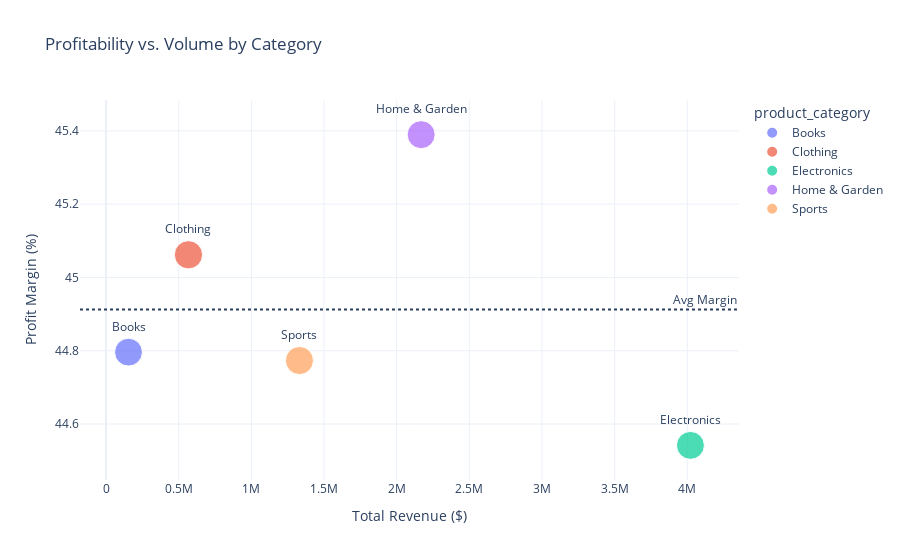

The notebook cell saved with this chart:
### Markdown cell above
## 3. Product Mix: Where is the Profit?
Not all revenue is created equal. Some categories drive volume, while others drive margin.

### Code cell
cat_perf = sales.groupby('product_category').agg({
    'revenue': 'sum',
    'profit': 'sum',
    'transaction_id': 'count'
}).reset_index()

cat_perf['margin_pct'] = (cat_perf['profit'] / cat_perf['revenue']) * 100
cat_perf = cat_perf.rename(columns={'transaction_id': 'orders'})

fig = px.scatter(cat_perf, x='revenue', y='margin_pct', 
                 size='orders', color='product_category',
                 hover_name='product_category',
                 title='Profitability vs. Volume by Category',
                 labels={'revenue': 'Total Revenue ($)', 'margin_pct': 'Profit Margin (%)'},
                 text='product_category')

fig.update_traces(textposition='top center')
fig.add_hline(y=cat_perf['margin_pct'].mean(), line_dash="dot", annotation_text="Avg Margin")
fig.show()

### Figure 1 — Plotly figure (JSON) as saved in the notebook; plotly's stock layout.template omitted (floating-point values rounded to 4 significant figures)
{"data": [{"hovertemplate": "<b>%{hovertext}</b><br><br>product_category=%{text}<br>Total Revenue ($)=%{x}<br>Profit Margin (%)=%{y}<br>orders=%{marker.size}<extra></extra>", "hovertext": ["Books"], "legendgroup": "Books", "marker": {"color": "#636efa", "size": [1969], "sizemode": "area", "sizeref": 5.093, "symbol": "circle"}, "mode": "markers+text", "name": "Books", "orientation": "v", "showlegend": true, "text": ["Books"], "textposition": "top center", "type": "scatter", "x": [154200.0], "xaxis": "x", "y": [44.8], "yaxis": "y"}, {"hovertemplate": "<b>%{hovertext}</b><br><br>product_category=%{text}<br>Total Revenue ($)=%{x}<br>Profit Margin (%)=%{y}<br>orders=%{marker.size}<extra></extra>", "hovertext": ["Clothing"], "legendgroup": "Clothing", "marker": {"color": "#EF553B", "size": [2037], "sizemode": "area", "sizeref": 5.093, "symbol": "circle"}, "mode": "markers+text", "name": "Clothing", "orientation": "v", "showlegend": true, "text": ["Clothing"], "textposition": "top center", "type": "scatter", "x": [566800.0], "xaxis": "x", "y": [45.06], "yaxis": "y"}, {"hovertemplate": "<b>%{hovertext}</b><br><br>product_category=%{text}<br>Total Revenue ($)=%{x}<br>Profit Margin (%)=%{y}<br>orders=%{marker.size}<extra></extra>", "hovertext": ["Electronics"], "legendgroup": "Electronics", "marker": {"color": "#00cc96", "size": [1986], "sizemode": "area", "sizeref": 5.093, "symbol": "circle"}, "mode": "markers+text", "name": "Electronics", "orientation": "v", "showlegend": true, "text": ["Electronics"], "textposition": "top center", "type": "scatter", "x": [4022000.0], "xaxis": "x", "y": [44.54], "yaxis": "y"}, {"hovertemplate": "<b>%{hovertext}</b><br><br>product_category=%{text}<br>Total Revenue ($)=%{x}<br>Profit Margin (%)=%{y}<br>orders=%{marker.size}<extra></extra>", "hovertext": ["Home & Garden"], "legendgroup": "Home & Garden", "marker": {"color": "#ab63fa", "size": [1995], "sizemode": "area", "sizeref": 5.093, "symbol": "circle"}, "mode": "markers+text", "name": "Home & Garden", "orientation": "v", "showlegend": true, "text": ["Home & Garden"], "textposition": "top center", "type": "scatter", "x": [2169000.0], "xaxis": "x", "y": [45.39], "yaxis": "y"}, {"hovertemplate": "<b>%{hovertext}</b><br><br>product_category=%{text}<br>Total Revenue ($)=%{x}<br>Profit Margin (%)=%{y}<br>orders=%{marker.size}<extra></extra>", "hovertext": ["Sports"], "legendgroup": "Sports", "marker": {"color": "#FFA15A", "size": [2013], "sizemode": "area", "sizeref": 5.093, "symbol": "circle"}, "mode": "markers+text", "name": "Sports", "orientation": "v", "showlegend": true, "text": ["Sports"], "textposition": "top center", "type": "scatter", "x": [1331000.0], "xaxis": "x", "y": [44.77], "yaxis": "y"}], "layout": {"annotations": [{"showarrow": false, "text": "Avg Margin", "x": 1, "xanchor": "right", "xref": "x domain", "y": 44.91, "yanchor": "bottom", "yref": "y"}], "legend": {"itemsizing": "constant", "title": {"text": "product_category"}, "tracegroupgap": 0}, "shapes": [{"line": {"dash": "dot"}, "type": "line", "x0": 0, "x1": 1, "xref": "x domain", "y0": 44.91, "y1": 44.91, "yref": "y"}], "title": {"text": "Profitability vs. Volume by Category"}, "xaxis": {"anchor": "y", "domain": [0.0, 1.0], "title": {"text": "Total Revenue ($)"}}, "yaxis": {"anchor": "x", "domain": [0.0, 1.0], "title": {"text": "Profit Margin (%)"}}}}
